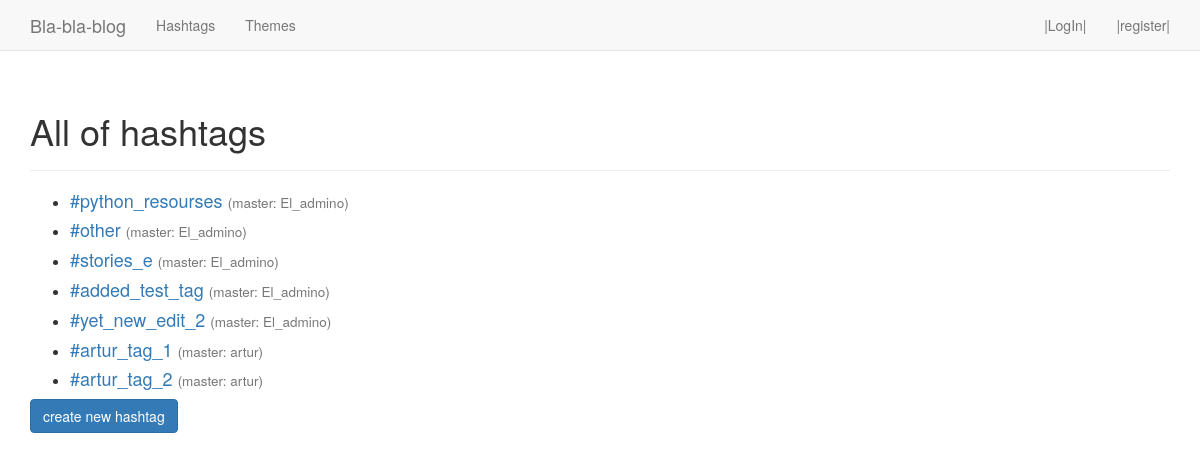
The page /tags/ on the database as committed earlier.
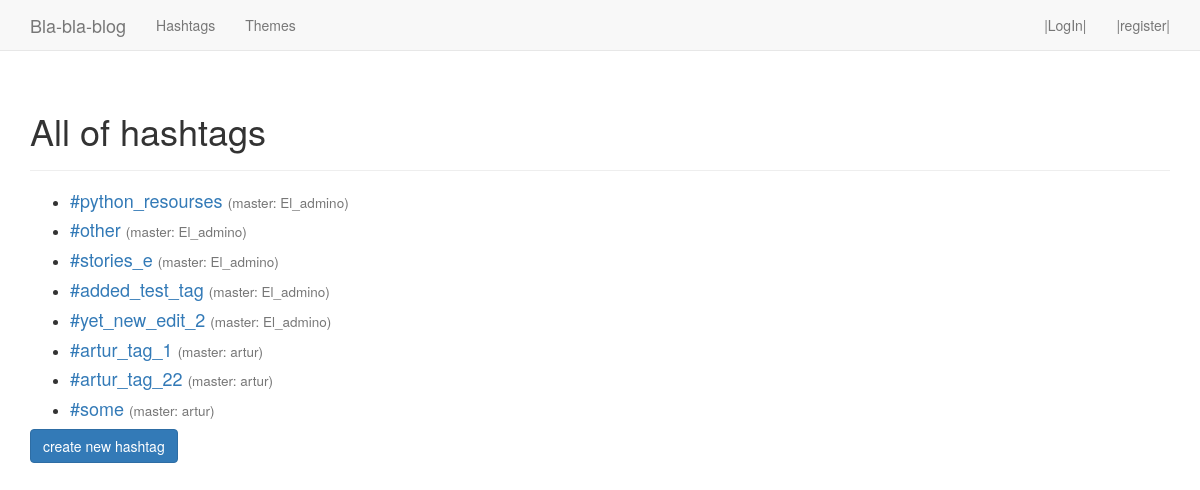
The same page on the database as committed later.
### blogapp/models.py (models this page shows)
class Hashtag(models.Model):
    tag = models.CharField(max_length=60)
    owner_tag = models.ForeignKey(User, on_delete=models.CASCADE)
    def __str__(self):
        return self.tag

### blogapp/views.py (the view)
# urls.py: re_path(r'^tags/$', views.tags, name='tags'),
def tags(request):
    tags = Hashtag.objects.all()
    req_user = request.user
    context = {'tags': tags, 'req_user': req_user}
    return render(request, 'blogapp/tags.html', context)

### blogapp/templates/blogapp/tags.html (shortened to what this page needs)
{% extends 'blogapp/base.html' %}
{% load bootstrap3 %}
{% block header %} <h1>All of hashtags</h1> {% endblock header %}
{% block content %}
<ul>
{% for tag in tags %}
    <li><h4>
        <a href="{% url 'blogapp:tag' tag.id %}">{{tag}}</a>
    <small>(master: {{tag.owner_tag}})</small>
    </h4></li>
{% empty %}
    <li><p>Nothing yet</p></li>
{% endfor %}
</ul>
{% buttons %}
<a href="{% url 'blogapp:new_tag' %}">
    <button name="submit" class="btn btn-primary">
        create  new hashtag
    </button>
</a>
{% endbuttons %}
{% endblock content %}

### blogapp/templates/blogapp/base.html (shortened to what this page needs)
{% load bootstrap3 %}
<!DOCTYPE html>
<html lang="en">
<head>
    {% bootstrap_css %}
</head>
<body>
    <nav class="navbar navbar-default navbar-static-top">
        <div class="container">
            <div class="navbar-header">
                <a href="{% url 'blogapp:index' %}" class="navbar-brand">
                    Bla-bla-blog
                </a>
            </div>
            <div id='navbar123' class="navbar-collapse collapse">
                <ul class="nav navbar-nav">
                <li><a href="{% url 'blogapp:tags' %}">Hashtags</a></li>
                <li><a href="{% url 'blogapp:themes' %}">Themes</a></li>
                </ul>
                <ul class="nav navbar-nav navbar-right">
                {% if user.is_authenticated %}
                    <li><a>Hello, {{user.username}}</a></li>
                    <li><a href="{% url 'users:logout' %}">|LogOut|</a></li>
                {% else %}
                    <li><a href="{% url 'users:login' %}">|LogIn|</a></li>
                    <li><a href="{% url 'users:register' %}">|register|</a></li>
                {% endif %}
                </ul>
            </div>
        </div>
    </nav>
    <div class="container">
        <div class="page-header">
            {% block header %} {% endblock header %}
        </div>
        <div>
            {% block content %}{% endblock content %}
        </div>
    </div>
</body>
</html>

Rows that differ between the two databases and show on the page:
changed Hashtag: tag "#artur_tag_2" → "#artur_tag_22"
added Hashtag: tag "#some", owner_tag "artur"
